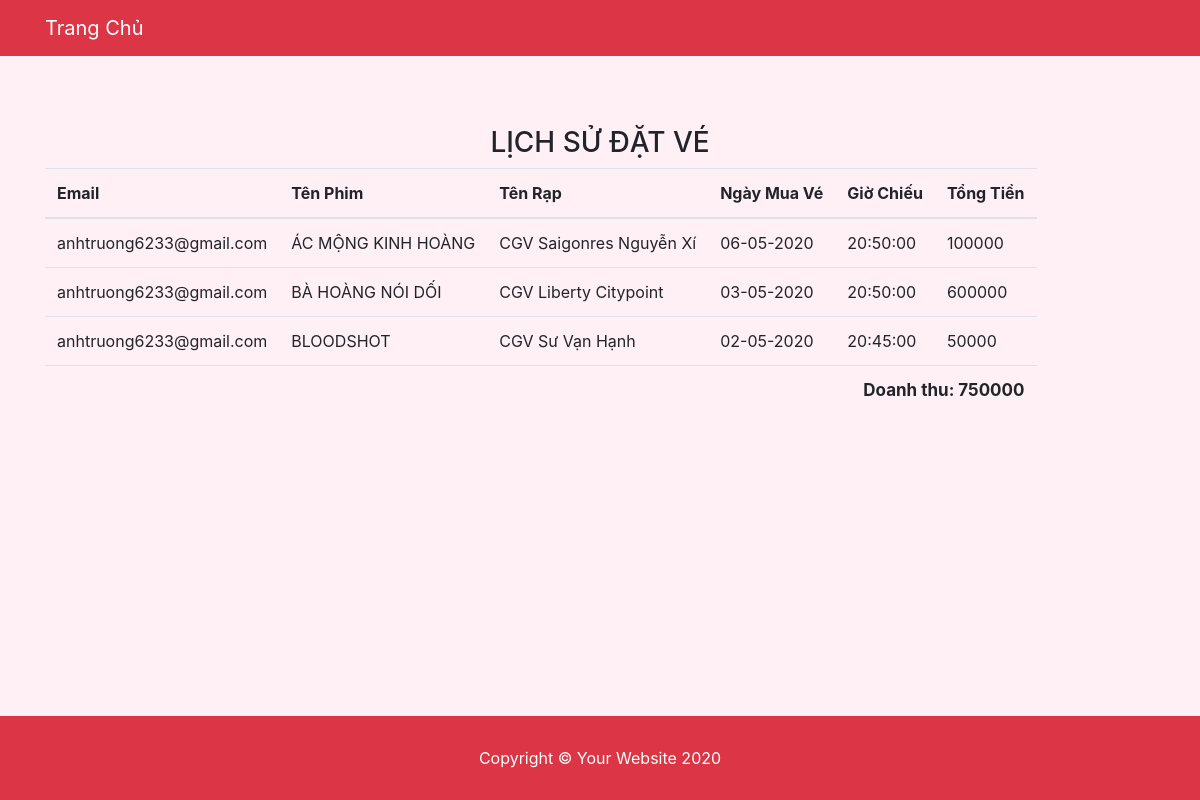
The app's page /admin/history.php with its own data.
### tables this page shows
CREATE TABLE `history` (
  `id` int(11) NOT NULL,
  `email` varchar(50) DEFAULT NULL,
  `ten_film` text DEFAULT NULL,
  `tenrap` text DEFAULT NULL,
  `ngaymuave` date DEFAULT NULL,
  `gio_chieu` time DEFAULT NULL,
  `tongtien` int(11) DEFAULT NULL
);

### admin/history.php (the view, shortened to what this page needs)
<?php require("header_admin.php") ?>
<!DOCTYPE html>
<html lang="en">
<head>
</head>
<body>
	<center><h3>LỊCH SỬ ĐẶT VÉ</h3></center>
	<div class="container">
		<table class="table table-responsive table-hover">
			<thead>
				<th>Email</th>
				<th>Tên Phim</th>
				<th>Tên Rạp</th>
				<th>Ngày Mua Vé</th>
				<th>Giờ Chiếu</th>
				<th>Tổng Tiền</th>
			</thead>
			<tbody>
				<?php
					$stmt=$conn->prepare("select * from history");
					$stmt->execute();
	      			$result = $stmt->get_result();
	      			if (mysqli_num_rows($result) > 0) {
	        			while($row=$result->fetch_assoc()) {
				?>
				<tr class="tr">
					<td><?= $row["email"]?></td>
					<td><?= $row["ten_film"]?></td>
					<td><?= $row["tenrap"]?></td>
					<td><?= date("d-m-Y", strtotime($row["ngaymuave"]))?></td>
					<td><?= $row["gio_chieu"]?></td>
					<td><?= $row["tongtien"]?></td>
				</tr>
				<?php
						}
					}
					$stmt=$conn->prepare("SELECT SUM(tongtien) AS 'doanhthu' FROM history");
					$stmt->execute();
	      			$stmt = $stmt->get_result();
	      			$row=$stmt->fetch_assoc();
				?>
				<tr class="control" style="text-align: right; font-weight: bold; font-size: 17px">
			        <td colspan="6">
			            <p>Doanh thu: <?=$row['doanhthu']?></p>
			        </td>
		    	</tr>
			</tbody>
		</table>
		<div class="pagination">
		</div>
	</div>
	<?php require("../footer.php") ?>
</body>
</html>

### css/mystyle.css (style rules this page uses)
html { position: relative; min-height: 100%; }
body { background-color: #FFF0F5; margin: 0 0 100px; }

### records on screen
history: email "anhtruong6233@gmail.com", ten_film "ÁC MỘNG KINH HOÀNG", tenrap "CGV Saigonres Nguyễn Xí", ngaymuave "06-05-2020", gio_chieu "20:50:00", tongtien "100000"
history: email "anhtruong6233@gmail.com", ten_film "BÀ HOÀNG NÓI DỐI", tenrap "CGV Liberty Citypoint", ngaymuave "03-05-2020", gio_chieu "20:50:00", tongtien "600000"
history: email "anhtruong6233@gmail.com", ten_film "BLOODSHOT", tenrap "CGV Sư Vạn Hạnh", ngaymuave "02-05-2020", gio_chieu "20:45:00", tongtien "50000"

### other values on screen
$row['doanhthu'] "750000"
